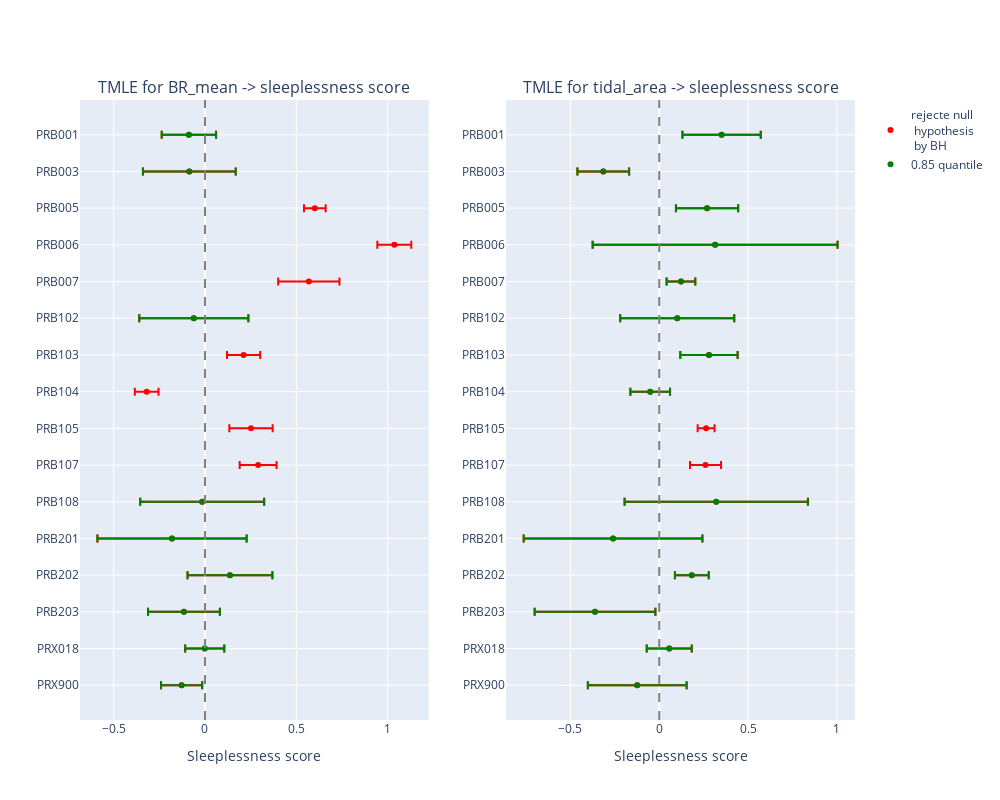

Notebook cell for this chart:
### Code cell
v1 = 'BR_mean'
v2 = 'tidal_area'
fig = make_subplots(rows=1, cols=2, subplot_titles=(f"TMLE for {v1} -> sleeplessness score", f"TMLE for {v2} -> sleeplessness score"))

q = 0.85
df = pd.read_csv(f"results/NHS/TMLE/tmle_{v1}_quantile{q}.csv")
fig.add_trace(go.Scatter(x=df.V2, y=df.V1, mode='markers', error_x=dict(array=df.V3), name="rejecte null <br> hypothesis <br> by BH", line_color='red'), row=1, col=1)
df["p_value"] = norm.sf(abs(df.V2/df.V3))
df["adjusted_p_value"] = false_discovery_control(df.p_value)
df["rejected"] = np.where(df.adjusted_p_value < 0.05, True, False)
df = df[~df.rejected]

fig.add_trace(go.Scatter(x=df.V2, y=df.V1, mode='markers', error_x=dict(array=df.V3), name=f"{q} quantile", line_color='green'), row=1, col=1)
fig.add_vline(x=0, line_dash="dash", line_color="grey", row=1, col=1)

df = pd.read_csv(f"results/NHS/TMLE/tmle_{v2}_quantile{q}.csv")
fig.add_trace(go.Scatter(x=df.V2, y=df.V1, mode='markers', error_x=dict(array=df.V3), name="rejecte null <br> hypothesis <br> by BH", line_color='red', showlegend=False), row=1, col=2)
df["p_value"] = norm.sf(abs(df.V2/df.V3))
df["adjusted_p_value"] = false_discovery_control(df.p_value)
df["rejected"] = np.where(df.adjusted_p_value < 0.05, True, False)
df = df[~df.rejected]

fig.add_trace(go.Scatter(x=df.V2, y=df.V1, mode='markers', error_x=dict(array=df.V3), name=f"{q} quantile", line_color='green', showlegend=False), row=1, col=2)
fig.add_vline(x=0, line_dash="dash", line_color="grey", row=1, col=2)

fig.update_yaxes(row=1, col=1, autorange='reversed')
fig.update_yaxes(row=1, col=2, autorange='reversed')
fig.update_layout(barmode='stack')
fig.update_layout(
    # title=f"TMLE for {v1} / {v2} -> sleeplessness score <br> (covariate: activity_level, sleep_data_percentage)",
    xaxis1_title="Sleeplessness score",
    xaxis2_title="Sleeplessness score",
    autosize=False,
    width=1000,
    height=800,
    # legend=dict(
    #     yanchor="bottom",
    #     y=1.005,
    #     xanchor="right",
    #     x=1)
)
fig.show()

### Figure 1 — Plotly figure (JSON) as saved in the notebook; plotly's stock layout.template omitted (floating-point values rounded to 4 significant figures)
{"data": [{"error_x": {"array": [0.1488, 0.2538, 0.05932, 0.09288, 0.1676, 0.2984, 0.09063, 0.06489, 0.1185, 0.1009, 0.339, 0.408, 0.2322, 0.1967, 0.1069, 0.1125]}, "line": {"color": "red"}, "mode": "markers", "name": "rejecte null <br> hypothesis <br> by BH", "type": "scatter", "x": [-0.08804, -0.08577, 0.6007, 1.036, 0.568, -0.06102, 0.2112, -0.319, 0.2516, 0.2906, -0.01529, -0.1803, 0.1366, -0.1152, -0.001346, -0.1277], "xaxis": "x", "y": ["PRB001", "PRB003", "PRB005", "PRB006", "PRB007", "PRB102", "PRB103", "PRB104", "PRB105", "PRB107", "PRB108", "PRB201", "PRB202", "PRB203", "PRX018", "PRX900"], "yaxis": "y"}, {"error_x": {"array": [0.1488, 0.2538, 0.2984, 0.339, 0.408, 0.2322, 0.1967, 0.1069, 0.1125]}, "line": {"color": "green"}, "mode": "markers", "name": "0.85 quantile", "type": "scatter", "x": [-0.08804, -0.08577, -0.06102, -0.01529, -0.1803, 0.1366, -0.1152, -0.001346, -0.1277], "xaxis": "x", "y": ["PRB001", "PRB003", "PRB102", "PRB108", "PRB201", "PRB202", "PRB203", "PRX018", "PRX900"], "yaxis": "y"}, {"error_x": {"array": [0.2204, 0.1455, 0.1753, 0.6894, 0.08073, 0.321, 0.1614, 0.1117, 0.0477, 0.08743, 0.516, 0.5031, 0.09523, 0.3399, 0.1267, 0.2781]}, "line": {"color": "red"}, "mode": "markers", "name": "rejecte null <br> hypothesis <br> by BH", "showlegend": false, "type": "scatter", "x": [0.351, -0.315, 0.2691, 0.3144, 0.1223, 0.1012, 0.28, -0.05083, 0.2638, 0.2605, 0.3209, -0.26, 0.1834, -0.3616, 0.05622, -0.1239], "xaxis": "x2", "y": ["PRB001", "PRB003", "PRB005", "PRB006", "PRB007", "PRB102", "PRB103", "PRB104", "PRB105", "PRB107", "PRB108", "PRB201", "PRB202", "PRB203", "PRX018", "PRX900"], "yaxis": "y2"}, {"error_x": {"array": [0.2204, 0.1455, 0.1753, 0.6894, 0.08073, 0.321, 0.1614, 0.1117, 0.516, 0.5031, 0.09523, 0.3399, 0.1267, 0.2781]}, "line": {"color": "green"}, "mode": "markers", "name": "0.85 quantile", "showlegend": false, "type": "scatter", "x": [0.351, -0.315, 0.2691, 0.3144, 0.1223, 0.1012, 0.28, -0.05083, 0.3209, -0.26, 0.1834, -0.3616, 0.05622, -0.1239], "xaxis": "x2", "y": ["PRB001", "PRB003", "PRB005", "PRB006", "PRB007", "PRB102", "PRB103", "PRB104", "PRB108", "PRB201", "PRB202", "PRB203", "PRX018", "PRX900"], "yaxis": "y2"}], "layout": {"annotations": [{"font": {"size": 16}, "showarrow": false, "text": "TMLE for BR_mean -> sleeplessness score", "x": 0.225, "xanchor": "center", "xref": "paper", "y": 1, "yanchor": "bottom", "yref": "paper"}, {"font": {"size": 16}, "showarrow": false, "text": "TMLE for tidal_area -> sleeplessness score", "x": 0.775, "xanchor": "center", "xref": "paper", "y": 1, "yanchor": "bottom", "yref": "paper"}], "autosize": false, "barmode": "stack", "height": 800, "shapes": [{"line": {"color": "grey", "dash": "dash"}, "type": "line", "x0": 0, "x1": 0, "xref": "x", "y0": 0, "y1": 1, "yref": "y domain"}, {"line": {"color": "grey", "dash": "dash"}, "type": "line", "x0": 0, "x1": 0, "xref": "x2", "y0": 0, "y1": 1, "yref": "y2 domain"}], "width": 1000, "xaxis": {"anchor": "y", "autorange": true, "domain": [0, 0.45], "range": [-0.6837, 1.224], "title": {"text": "Sleeplessness score"}, "type": "linear"}, "xaxis2": {"anchor": "y2", "autorange": true, "domain": [0.55, 1], "range": [-0.8613, 1.102], "title": {"text": "Sleeplessness score"}, "type": "linear"}, "yaxis": {"anchor": "x", "autorange": true, "domain": [0, 1], "range": [15.95, -0.9469], "type": "category"}, "yaxis2": {"anchor": "x2", "autorange": true, "domain": [0, 1], "range": [15.95, -0.9469], "type": "category"}}}
